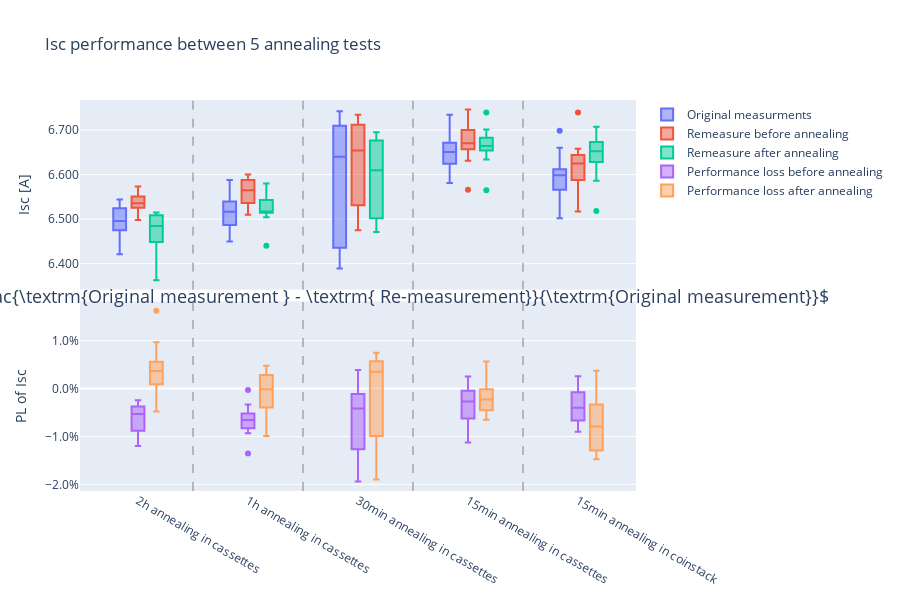

The notebook cell this image was saved under:
### Code cell
Annealing_test_wide_I = Annealing_test_wide[Annealing_test_wide['Isc_PLaA'] < 0.1]
Annealing_test_wide_I = Annealing_test_wide_I[Annealing_test_wide_I['Isc_PLbA'] < 0.1]

fig_I = make_subplots(rows=2, cols=1,shared_xaxes = True,vertical_spacing=0.03)

fig_I.add_trace(
    go.Box(y=Annealing_test_wide_I['Isc [A]'], x = Annealing_test_wide_I["Notes"], 
           name = "Original measurments", offsetgroup = "A"),
    row=1, col=1
)

fig_I.add_trace(
    go.Box(y=Annealing_test_wide_I['Isc [A].1'], x = Annealing_test_wide_I["Notes"], 
           name = "Remeasure before annealing", offsetgroup = "B"),
    row=1, col=1
)

fig_I.add_trace(
    go.Box(y=Annealing_test_wide_I['Isc [A].2'], x = Annealing_test_wide_I["Notes"], 
           name = "Remeasure after annealing", offsetgroup = "C"),
    row=1, col=1,
)

fig_I.add_trace(
    go.Box(y=Annealing_test_wide_I['Isc_PLbA'], x = Annealing_test_wide_I["Notes"], 
           name = "Performance loss before annealing", offsetgroup = "B"),
    row=2, col=1
)

fig_I.add_trace(
    go.Box(y=Annealing_test_wide_I['Isc_PLaA'], x = Annealing_test_wide_I["Notes"], 
           name = "Performance loss after annealing", offsetgroup = "C"),
    row=2, col=1
)
vx = 0.5
fig_I.add_vline(x=vx, line_width=1, line_dash="dash", line_color="grey")
fig_I.add_vline(x=vx+1, line_width=1, line_dash="dash", line_color="grey")
fig_I.add_vline(x=vx+2, line_width=1, line_dash="dash", line_color="grey")
fig_I.add_vline(x=vx+3, line_width=1, line_dash="dash", line_color="grey")

fig_I.add_annotation(yref='paper', xref='paper', y=0.5,x = 1.35,showarrow=False, font_size =18,
            text=r'$ \textrm{ Performance Loss (PL) } \\\ = \\\ \frac{\textrm{Original measurement } - \textrm{ Re-measurement}}{\textrm{Original measurement}}$')

fig_I.update_layout(title="Isc performance between 5 annealing tests",
                     boxmode='group', height=600, width=900,
                     boxgap=0.5,
                     yaxis=dict(title="Isc [A]", tickformat=".3f"),
                     yaxis2=dict(title="PL of Isc", tickformat=".1%")
                    ) 
fig_I.show()
fig_I.write_image("2.1.I Isc performance between 5 annealing tests.png", scale=3, width=900, height=600)

### Figure 1 — Plotly figure (JSON) as saved in the notebook; plotly's stock layout.template omitted (floating-point values rounded to 4 significant figures)
{"data": [{"name": "Original measurments", "offsetgroup": "A", "type": "box", "x": ["2h annealing in cassettes", "2h annealing in cassettes", "2h annealing in cassettes", "2h annealing in cassettes", "2h annealing in cassettes", "2h annealing in cassettes", "2h annealing in cassettes", "2h annealing in cassettes", "2h annealing in cassettes", "2h annealing in cassettes", "2h annealing in cassettes", "2h annealing in cassettes", "1h annealing in cassettes ", "1h annealing in cassettes ", "1h annealing in cassettes ", "1h annealing in cassettes ", "1h annealing in cassettes ", "1h annealing in cassettes ", "1h annealing in cassettes ", "1h annealing in cassettes ", "1h annealing in cassettes ", "1h annealing in cassettes ", "1h annealing in cassettes ", "1h annealing in cassettes ", "30min annealing in cassettes", "30min annealing in cassettes", "30min annealing in cassettes", "30min annealing in cassettes", "30min annealing in cassettes", "30min annealing in cassettes", "30min annealing in cassettes", "30min annealing in cassettes", "30min annealing in cassettes", "30min annealing in cassettes", "30min annealing in cassettes", "30min annealing in cassettes", "15min annealing in cassettes", "15min annealing in cassettes", "15min annealing in cassettes", "15min annealing in cassettes", "15min annealing in cassettes", "15min annealing in cassettes", "15min annealing in cassettes", "15min annealing in cassettes", "15min annealing in cassettes", "15min annealing in cassettes", "15min annealing in cassettes", "15min annealing in cassettes", "15min annealing in coinstack", "15min annealing in coinstack", "15min annealing in coinstack", "15min annealing in coinstack", "15min annealing in coinstack", "15min annealing in coinstack", "15min annealing in coinstack", "15min annealing in coinstack", "15min annealing in coinstack", "15min annealing in coinstack", "15min annealing in coinstack", "15min annealing in coinstack", "15min annealing in coinstack", "15min annealing in coinstack"], "xaxis": "x", "y": [6.468, 6.484, 6.421, 6.535, 6.479, 6.515, 6.534, 6.512, 6.471, 6.503, 6.489, 6.544, 6.479, 6.588, 6.578, 6.518, 6.45, 6.534, 6.528, 6.515, 6.495, 6.545, 6.504, 6.471, 6.479, 6.443, 6.399, 6.389, 6.428, 6.708, 6.711, 6.742, 6.677, 6.615, 6.665, 6.719, 6.703, 6.734, 6.581, 6.657, 6.624, 6.63, 6.621, 6.661, 6.672, 6.644, 6.624, 6.671, 6.698, 6.502, 6.66, 6.628, 6.593, 6.602, 6.612, 6.574, 6.606, 6.597, 6.562, 6.6, 6.566, 6.515], "yaxis": "y"}, {"name": "Remeasure before annealing", "offsetgroup": "B", "type": "box", "x": ["2h annealing in cassettes", "2h annealing in cassettes", "2h annealing in cassettes", "2h annealing in cassettes", "2h annealing in cassettes", "2h annealing in cassettes", "2h annealing in cassettes", "2h annealing in cassettes", "2h annealing in cassettes", "2h annealing in cassettes", "2h annealing in cassettes", "2h annealing in cassettes", "1h annealing in cassettes ", "1h annealing in cassettes ", "1h annealing in cassettes ", "1h annealing in cassettes ", "1h annealing in cassettes ", "1h annealing in cassettes ", "1h annealing in cassettes ", "1h annealing in cassettes ", "1h annealing in cassettes ", "1h annealing in cassettes ", "1h annealing in cassettes ", "1h annealing in cassettes ", "30min annealing in cassettes", "30min annealing in cassettes", "30min annealing in cassettes", "30min annealing in cassettes", "30min annealing in cassettes", "30min annealing in cassettes", "30min annealing in cassettes", "30min annealing in cassettes", "30min annealing in cassettes", "30min annealing in cassettes", "30min annealing in cassettes", "30min annealing in cassettes", "15min annealing in cassettes", "15min annealing in cassettes", "15min annealing in cassettes", "15min annealing in cassettes", "15min annealing in cassettes", "15min annealing in cassettes", "15min annealing in cassettes", "15min annealing in cassettes", "15min annealing in cassettes", "15min annealing in cassettes", "15min annealing in cassettes", "15min annealing in cassettes", "15min annealing in coinstack", "15min annealing in coinstack", "15min annealing in coinstack", "15min annealing in coinstack", "15min annealing in coinstack", "15min annealing in coinstack", "15min annealing in coinstack", "15min annealing in coinstack", "15min annealing in coinstack", "15min annealing in coinstack", "15min annealing in coinstack", "15min annealing in coinstack", "15min annealing in coinstack", "15min annealing in coinstack"], "xaxis": "x", "y": [6.528, 6.5, 6.498, 6.573, 6.54, 6.547, 6.555, 6.542, 6.525, 6.531, 6.526, 6.56, 6.511, 6.59, 6.6, 6.565, 6.51, 6.586, 6.564, 6.553, 6.551, 6.584, 6.592, 6.521, 6.541, 6.53, 6.475, 6.513, 6.532, 6.728, 6.708, 6.716, 6.704, 6.643, 6.665, 6.734, 6.721, 6.738, 6.566, 6.659, 6.631, 6.671, 6.67, 6.679, 6.655, 6.678, 6.666, 6.746, 6.739, 6.549, 6.657, 6.611, 6.611, 6.633, 6.658, 6.588, 6.628, 6.641, 6.621, 6.644, 6.571, 6.517], "yaxis": "y"}, {"name": "Remeasure after annealing", "offsetgroup": "C", "type": "box", "x": ["2h annealing in cassettes", "2h annealing in cassettes", "2h annealing in cassettes", "2h annealing in cassettes", "2h annealing in cassettes", "2h annealing in cassettes", "2h annealing in cassettes", "2h annealing in cassettes", "2h annealing in cassettes", "2h annealing in cassettes", "2h annealing in cassettes", "2h annealing in cassettes", "1h annealing in cassettes ", "1h annealing in cassettes ", "1h annealing in cassettes ", "1h annealing in cassettes ", "1h annealing in cassettes ", "1h annealing in cassettes ", "1h annealing in cassettes ", "1h annealing in cassettes ", "1h annealing in cassettes ", "1h annealing in cassettes ", "1h annealing in cassettes ", "1h annealing in cassettes ", "30min annealing in cassettes", "30min annealing in cassettes", "30min annealing in cassettes", "30min annealing in cassettes", "30min annealing in cassettes", "30min annealing in cassettes", "30min annealing in cassettes", "30min annealing in cassettes", "30min annealing in cassettes", "30min annealing in cassettes", "30min annealing in cassettes", "30min annealing in cassettes", "15min annealing in cassettes", "15min annealing in cassettes", "15min annealing in cassettes", "15min annealing in cassettes", "15min annealing in cassettes", "15min annealing in cassettes", "15min annealing in cassettes", "15min annealing in cassettes", "15min annealing in cassettes", "15min annealing in cassettes", "15min annealing in cassettes", "15min annealing in cassettes", "15min annealing in coinstack", "15min annealing in coinstack", "15min annealing in coinstack", "15min annealing in coinstack", "15min annealing in coinstack", "15min annealing in coinstack", "15min annealing in coinstack", "15min annealing in coinstack", "15min annealing in coinstack", "15min annealing in coinstack", "15min annealing in coinstack", "15min annealing in coinstack", "15min annealing in coinstack", "15min annealing in coinstack"], "xaxis": "x", "y": [6.363, 6.469, 6.419, 6.496, 6.445, 6.452, 6.515, 6.502, 6.502, 6.473, 6.515, 6.515, 6.516, 6.564, 6.58, 6.562, 6.514, 6.521, 6.524, 6.515, 6.504, 6.514, 6.518, 6.44, 6.482, 6.498, 6.471, 6.506, 6.55, 6.684, 6.669, 6.695, 6.627, 6.592, 6.64, 6.684, 6.665, 6.739, 6.565, 6.654, 6.634, 6.663, 6.664, 6.687, 6.678, 6.664, 6.654, 6.701, 6.673, 6.586, 6.704, 6.651, 6.609, 6.663, 6.707, 6.671, 6.628, 6.638, 6.654, 6.675, 6.635, 6.518], "yaxis": "y"}, {"name": "Performance loss before annealing", "offsetgroup": "B", "type": "box", "x": ["2h annealing in cassettes", "2h annealing in cassettes", "2h annealing in cassettes", "2h annealing in cassettes", "2h annealing in cassettes", "2h annealing in cassettes", "2h annealing in cassettes", "2h annealing in cassettes", "2h annealing in cassettes", "2h annealing in cassettes", "2h annealing in cassettes", "2h annealing in cassettes", "1h annealing in cassettes ", "1h annealing in cassettes ", "1h annealing in cassettes ", "1h annealing in cassettes ", "1h annealing in cassettes ", "1h annealing in cassettes ", "1h annealing in cassettes ", "1h annealing in cassettes ", "1h annealing in cassettes ", "1h annealing in cassettes ", "1h annealing in cassettes ", "1h annealing in cassettes ", "30min annealing in cassettes", "30min annealing in cassettes", "30min annealing in cassettes", "30min annealing in cassettes", "30min annealing in cassettes", "30min annealing in cassettes", "30min annealing in cassettes", "30min annealing in cassettes", "30min annealing in cassettes", "30min annealing in cassettes", "30min annealing in cassettes", "30min annealing in cassettes", "15min annealing in cassettes", "15min annealing in cassettes", "15min annealing in cassettes", "15min annealing in cassettes", "15min annealing in cassettes", "15min annealing in cassettes", "15min annealing in cassettes", "15min annealing in cassettes", "15min annealing in cassettes", "15min annealing in cassettes", "15min annealing in cassettes", "15min annealing in cassettes", "15min annealing in coinstack", "15min annealing in coinstack", "15min annealing in coinstack", "15min annealing in coinstack", "15min annealing in coinstack", "15min annealing in coinstack", "15min annealing in coinstack", "15min annealing in coinstack", "15min annealing in coinstack", "15min annealing in coinstack", "15min annealing in coinstack", "15min annealing in coinstack", "15min annealing in coinstack", "15min annealing in coinstack"], "xaxis": "x2", "y": [-0.009276, -0.002468, -0.01199, -0.005815, -0.009415, -0.004912, -0.003214, -0.004607, -0.008345, -0.004306, -0.005702, -0.002445, -0.004939, -0.0003036, -0.003344, -0.007211, -0.009302, -0.007958, -0.005515, -0.005833, -0.008622, -0.005959, -0.01353, -0.007727, -0.009569, -0.0135, -0.01188, -0.01941, -0.01618, -0.002982, 0.000447, 0.003856, -0.004044, -0.004233, 0, -0.002233, -0.002685, -0.000594, 0.002279, -0.0003004, -0.001057, -0.006184, -0.007401, -0.002702, 0.002548, -0.005117, -0.006341, -0.01124, -0.006121, -0.007229, 0.0004504, 0.002565, -0.00273, -0.004695, -0.006957, -0.00213, -0.00333, -0.00667, -0.008991, -0.006667, -0.0007615, -0.000307], "yaxis": "y2"}, {"name": "Performance loss after annealing", "offsetgroup": "C", "type": "box", "x": ["2h annealing in cassettes", "2h annealing in cassettes", "2h annealing in cassettes", "2h annealing in cassettes", "2h annealing in cassettes", "2h annealing in cassettes", "2h annealing in cassettes", "2h annealing in cassettes", "2h annealing in cassettes", "2h annealing in cassettes", "2h annealing in cassettes", "2h annealing in cassettes", "1h annealing in cassettes ", "1h annealing in cassettes ", "1h annealing in cassettes ", "1h annealing in cassettes ", "1h annealing in cassettes ", "1h annealing in cassettes ", "1h annealing in cassettes ", "1h annealing in cassettes ", "1h annealing in cassettes ", "1h annealing in cassettes ", "1h annealing in cassettes ", "1h annealing in cassettes ", "30min annealing in cassettes", "30min annealing in cassettes", "30min annealing in cassettes", "30min annealing in cassettes", "30min annealing in cassettes", "30min annealing in cassettes", "30min annealing in cassettes", "30min annealing in cassettes", "30min annealing in cassettes", "30min annealing in cassettes", "30min annealing in cassettes", "30min annealing in cassettes", "15min annealing in cassettes", "15min annealing in cassettes", "15min annealing in cassettes", "15min annealing in cassettes", "15min annealing in cassettes", "15min annealing in cassettes", "15min annealing in cassettes", "15min annealing in cassettes", "15min annealing in cassettes", "15min annealing in cassettes", "15min annealing in cassettes", "15min annealing in cassettes", "15min annealing in coinstack", "15min annealing in coinstack", "15min annealing in coinstack", "15min annealing in coinstack", "15min annealing in coinstack", "15min annealing in coinstack", "15min annealing in coinstack", "15min annealing in coinstack", "15min annealing in coinstack", "15min annealing in coinstack", "15min annealing in coinstack", "15min annealing in coinstack", "15min annealing in coinstack", "15min annealing in coinstack"], "xaxis": "x2", "y": [0.01623, 0.002313, 0.0003115, 0.005968, 0.005248, 0.00967, 0.002908, 0.001536, -0.004791, 0.004613, -0.004007, 0.004432, -0.005711, 0.003643, -0.000304, -0.00675, -0.009923, 0.00199, 0.0006127, 0, -0.001386, 0.004736, -0.002153, 0.004791, -0.000463, -0.008536, -0.01125, -0.01831, -0.01898, 0.003578, 0.006258, 0.006971, 0.007488, 0.003477, 0.003751, 0.005209, 0.005669, -0.0007424, 0.002431, 0.0004507, -0.00151, -0.004977, -0.006495, -0.003903, -0.0008993, -0.00301, -0.004529, -0.004497, 0.003732, -0.01292, -0.006607, -0.00347, -0.002427, -0.00924, -0.01437, -0.01476, -0.00333, -0.006215, -0.01402, -0.01136, -0.01051, -0.0004605], "yaxis": "y2"}], "layout": {"annotations": [{"font": {"size": 18}, "showarrow": false, "text": "$ \\textrm{ Performance Loss (PL) } \\\\\\ = \\\\\\ \\frac{\\textrm{Original measurement } - \\textrm{ Re-measurement}}{\\textrm{Original measurement}}$", "x": 1.35, "xref": "paper", "y": 0.5, "yref": "paper"}], "boxgap": 0.5, "boxmode": "group", "height": 600, "shapes": [{"line": {"color": "grey", "dash": "dash", "width": 1}, "type": "line", "x0": 0.5, "x1": 0.5, "xref": "x", "y0": 0, "y1": 1, "yref": "y domain"}, {"line": {"color": "grey", "dash": "dash", "width": 1}, "type": "line", "x0": 0.5, "x1": 0.5, "xref": "x2", "y0": 0, "y1": 1, "yref": "y2 domain"}, {"line": {"color": "grey", "dash": "dash", "width": 1}, "type": "line", "x0": 1.5, "x1": 1.5, "xref": "x", "y0": 0, "y1": 1, "yref": "y domain"}, {"line": {"color": "grey", "dash": "dash", "width": 1}, "type": "line", "x0": 1.5, "x1": 1.5, "xref": "x2", "y0": 0, "y1": 1, "yref": "y2 domain"}, {"line": {"color": "grey", "dash": "dash", "width": 1}, "type": "line", "x0": 2.5, "x1": 2.5, "xref": "x", "y0": 0, "y1": 1, "yref": "y domain"}, {"line": {"color": "grey", "dash": "dash", "width": 1}, "type": "line", "x0": 2.5, "x1": 2.5, "xref": "x2", "y0": 0, "y1": 1, "yref": "y2 domain"}, {"line": {"color": "grey", "dash": "dash", "width": 1}, "type": "line", "x0": 3.5, "x1": 3.5, "xref": "x", "y0": 0, "y1": 1, "yref": "y domain"}, {"line": {"color": "grey", "dash": "dash", "width": 1}, "type": "line", "x0": 3.5, "x1": 3.5, "xref": "x2", "y0": 0, "y1": 1, "yref": "y2 domain"}], "title": {"text": "Isc performance between 5 annealing tests"}, "width": 900, "xaxis": {"anchor": "y", "domain": [0, 1], "matches": "x2", "showticklabels": false}, "xaxis2": {"anchor": "y2", "domain": [0, 1]}, "yaxis": {"anchor": "x", "domain": [0.515, 1], "tickformat": ".3f", "title": {"text": "Isc [A]"}}, "yaxis2": {"anchor": "x2", "domain": [0, 0.485], "tickformat": ".1%", "title": {"text": "PL of Isc"}}}}
